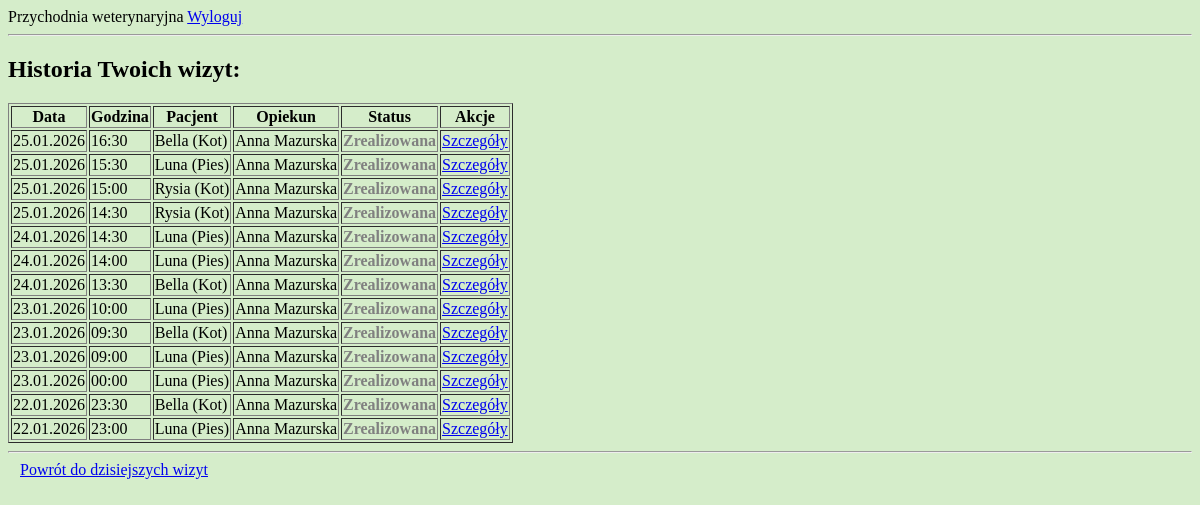
/przychodnia/wizyty/historia/ (signed in), run on an earlier commit of the app's database.
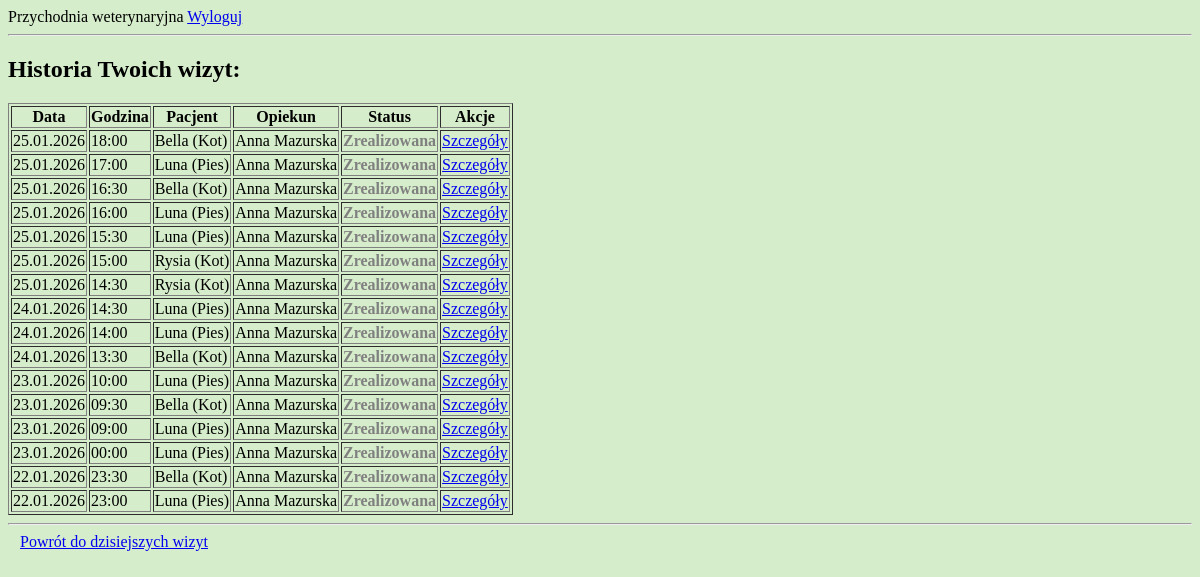
And on a later commit of the database.
### przychodnia/models.py (models this page shows, shortened)
class Wizyta(models.Model):
    zwierze = models.ForeignKey(Zwierze, on_delete = models.CASCADE)
    weterynarz = models.ForeignKey(Weterynarz, on_delete = models.PROTECT)
    data_wizyty = models.DateField()  # warunek: weterynarz jest dostepny (nie ma kolizji z innymi wizytami)
    godzina_wizyty = models.TimeField()
    status = models.IntegerField(choices = STATUS_WIZYTA.choices, default = STATUS_WIZYTA.Zaplanowana)
    notatka = models.TextField(blank = True)
    class Meta:
        verbose_name_plural = "Wizyty"
        ordering = ['data_wizyty', 'godzina_wizyty', 'status']

class Zwierze(models.Model):
    imie = models.CharField(max_length = 50)
    opiekun = models.ForeignKey(Opiekun, on_delete = models.PROTECT)
    gatunek = models.IntegerField(choices = GATUNEK.choices)
    plec = models.IntegerField(choices = PLEC_ZWIERZE.choices)
    data_urodzenia = models.DateField(blank = True, null = True)
    data_dodania = models.DateTimeField(auto_now_add = True, editable = False)
    class Meta:
        verbose_name_plural = "Zwierzeta"
        ordering = ['opiekun__nazwisko', 'gatunek', 'imie']

class Opiekun(models.Model):
    user = models.OneToOneField(User, on_delete=models.CASCADE)  # polaczenie profilu opiekuna z kontem uzytkownika User
    imie = models.CharField(max_length = 50)
    nazwisko = models.CharField(max_length = 100)
    plec = models.IntegerField(choices = PLEC_OSOBA.choices)
    data_dodania = models.DateTimeField(auto_now_add = True, editable = False)
    class Meta:
        verbose_name_plural = "Opiekunowie"
        ordering = ['nazwisko', 'imie']

### przychodnia/views.py (the view)
# urls.py: path('wizyty/historia/', views.historia_wizyt, name='historia-wizyt'),
@login_required
def historia_wizyt(request):
    user = request.user
    if hasattr(user, "opiekun"):
        wizyty = Wizyta.objects.filter(
            zwierze__opiekun=user.opiekun,
            status=STATUS_WIZYTA.Zrealizowana
        ).order_by('-data_wizyty', '-godzina_wizyty')
    elif hasattr(user, "weterynarz"):
        wizyty = Wizyta.objects.filter(
            weterynarz=user.weterynarz,
            status=STATUS_WIZYTA.Zrealizowana
        ).order_by('-data_wizyty', '-godzina_wizyty')
    else:
        return HttpResponseForbidden()
    return render(request, 'przychodnia/wizyty/historia_wizyt.html', {'wizyty': wizyty})

### przychodnia/templates/przychodnia/wizyty/historia_wizyt.html (shortened to what this page needs)
{% extends "przychodnia/base.html" %}
{% block content %}
<h2>Historia Twoich wizyt:</h2>
{% if wizyty %}
    <table border="1">
        <tr>
            <th>Data</th>
            <th>Godzina</th>
            <th>Pacjent</th>
            {% if user.weterynarz %}<th>Opiekun</th>{% endif %}
            <th>Status</th>
            <th>Akcje</th>
        </tr>
        {% for wizyta in wizyty %}
        <tr>
            <td>{{ wizyta.data_wizyty|date:"d.m.Y" }}</td>
            <td>{{ wizyta.godzina_wizyty|time:"H:i" }}</td>
            <td>{{ wizyta.zwierze.imie }} ({{ wizyta.zwierze.get_gatunek_display }})</td>
            {% if user.weterynarz %}<td>{{ wizyta.zwierze.opiekun.imie }} {{ wizyta.zwierze.opiekun.nazwisko }}</td>{% endif %}
            <td>
                <span class="
                    {% if wizyta.status == 1 %}status-1
                    {% elif wizyta.status == 2 %}status-2
                    {% elif wizyta.status == 3 %}status-3
                    {% endif %}
                    ">
                {{ wizyta.get_status_display }}
                </span>
            </td>
            <td>
                <a href="{% url 'wizyta-detail' pk=wizyta.pk %}">Szczegóły</a>
            </td>
        </tr>
        {% endfor %}
    </table>
{% else %}
    <p>Brak zrealizowanych wizyt.</p>
{% endif %}
<hr>
{% if user.weterynarz %}
<a href="{% url 'dzisiejsze-wizyty' %}" style="padding: 6px 12px;">
    Powrót do dzisiejszych wizyt
</a>
{% endif %}
{% endblock %}

What changed in the data, as far as the page shows it:
added Wizyta: data_wizyty "25.01.2026", godzina_wizyty "18:00", zwierze.imie "Bella", zwierze.gatunek "Kot", zwierze.opiekun.imie "Anna", zwierze.opiekun.nazwisko "Mazurska", status "Zrealizowana"
now on this page (row edited): Wizyta: data_wizyty "25.01.2026", godzina_wizyty "17:00", zwierze.imie "Luna", zwierze.gatunek "Pies", zwierze.opiekun.imie "Anna", zwierze.opiekun.nazwisko "Mazurska", status "Zrealizowana"
now on this page (row edited): Wizyta: data_wizyty "25.01.2026", godzina_wizyty "16:00", zwierze.imie "Luna", zwierze.gatunek "Pies", zwierze.opiekun.imie "Anna", zwierze.opiekun.nazwisko "Mazurska", status "Zrealizowana"
